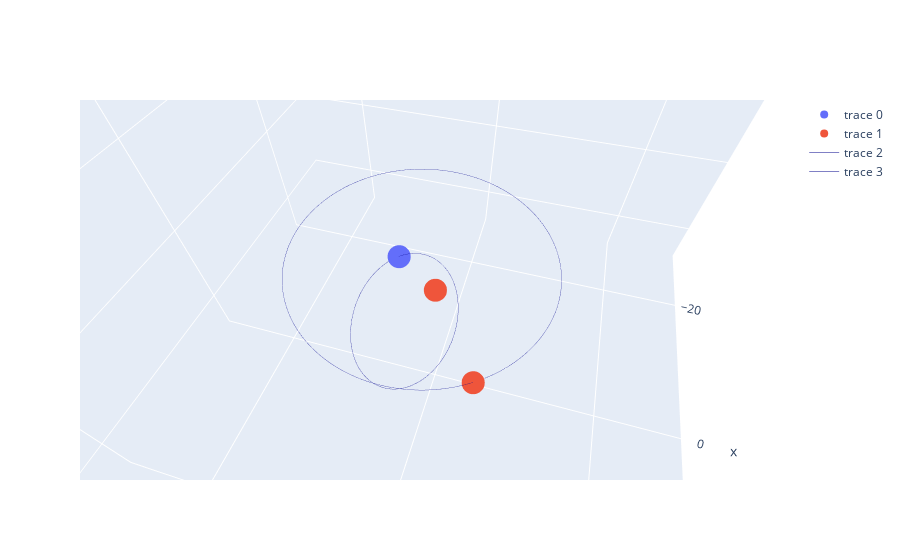

Notebook source saved alongside this figure:
### Code cell
def trace_bodies(orbit, t):
    primary = orbit.primary_body_position(t)
    secondary = orbit.secondary_body_position(t)
    x, y, z = zip(primary, secondary)
    return go.Scatter3d(x=x, y=y, z=z, mode="markers")

def trace_orbit_ellipse(orbit):
    x_ellipse, y_ellipse, z_ellipse = np.transpose(
        [orbit.orbital_ellipse(t) for t in np.linspace(0, 2 * np.pi, 500)]
    )
    return go.Scatter3d(
        x=x_ellipse,
        y=y_ellipse,
        z=z_ellipse,
        mode="lines",
        line=dict(color="darkblue", width=0.5),
    )

def plot_orbit(orbits, t):
    ellipses = [trace_orbit_ellipse(orbit) for orbit in orbits]
    # TODO: Trace bodies is redundant: it scatters the sun twices
    bodies = [trace_bodies(orbit, t) for orbit in orbits]
    
    max_distance = max([orbit.semimajor_axis for orbit in orbits])
    
    fig = go.Figure(data=[*bodies, *ellipses])
    fig.update_layout(
        scene=dict(
            xaxis=dict(nticks=4, range=[-2 * max_distance, 2 * max_distance],),
            yaxis=dict(nticks=4, range=[-2 * max_distance, 2 * max_distance],),
            zaxis=dict(nticks=4, range=[-2 * max_distance, 2 * max_distance],),
        )
    )
    return fig

fig = plot_orbit([sun_earth_orbit, sun_mars_orbit], t_val)
fig.show()

### Figure 1 — Plotly figure (JSON) as saved in the notebook; plotly's stock layout.template omitted (floating-point values rounded to 4 significant figures; data arrays with more than 128 entries replaced by an {"elided": "..."} marker saying what was removed)
{"data": [{"mode": "markers", "type": "scatter3d", "x": [0, -4.276], "y": [0, -5.385], "z": [0, -2.124]}, {"mode": "markers", "type": "scatter3d", "x": [0, 8.666], "y": [0, 5.929], "z": [0, 0]}, {"line": {"color": "darkblue", "width": 0.5}, "mode": "lines", "type": "scatter3d", "x": {"elided": "500 float values"}, "y": {"elided": "500 float values"}, "z": {"elided": "500 float values"}}, {"line": {"color": "darkblue", "width": 0.5}, "mode": "lines", "type": "scatter3d", "x": {"elided": "500 float values"}, "y": {"elided": "500 float values"}, "z": {"elided": "500 int values"}}], "layout": {"autosize": true, "scene": {"aspectmode": "auto", "aspectratio": {"x": 1.214, "y": 1.193, "z": 0.6902}, "camera": {"center": {"x": 0, "y": 0, "z": 0}, "eye": {"x": 0.5442, "y": 0.1587, "z": 0.7048}, "projection": {"type": "perspective"}, "up": {"x": 0, "y": 0, "z": 1}}, "xaxis": {"nticks": 4, "range": [-30, 30], "type": "linear"}, "yaxis": {"nticks": 4, "range": [-30, 30], "type": "linear"}, "zaxis": {"nticks": 4, "range": [-30, 30], "type": "linear"}}}}
